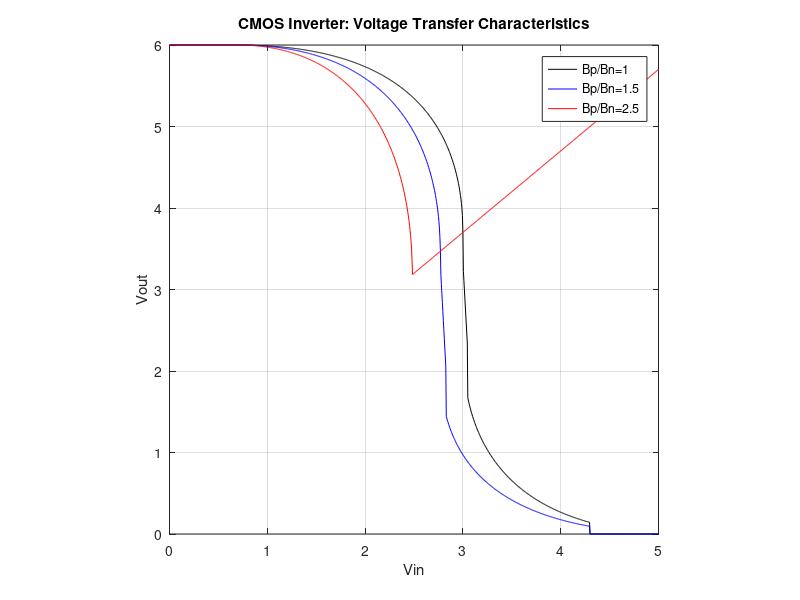

Reproduce this figure in MATLAB.
Vtn=0.7;Vtp=-0.7;
Kn=100;Kp=50;
yp=0.05;yn=0.04;
Vdd=6;
y=zeros(1,5/0.005+1);z=zeros(1,5/0.005+1);m=zeros(1,5/0.005+1);
i=1;j=1;k=1;

for V=(0:0.005:5)
    WLRn=2;WLRp=4;
    Bn=Kn*WLRn;Bp=Kp*WLRp;
    if(V>=0)&&(V<0.7)
        y(i)=Vdd;
    elseif(V>=0.7)&&(V<y(i-1)-0.7)
        y(i)=V+abs(Vtp)+sqrt((Vdd-abs(Vtp)-V)^2-(Bn/Bp)*(V-Vtn)^2);
    elseif(V>=y(i-1)-0.7)&&(V<y(i-1)+0.7)
        y(i)=((Bp*(1+yp*Vdd)*(Vdd-abs(Vtp)-V)^2)-Bn*(V-Vtn)^2)/(Bn*yn*(V-Vtn)^2+Bp*yp*(Vdd-abs(Vtp)-V)^2);
    elseif(V>=y(i-1)+0.7)&&(V<4.3)
        y(i)=V-Vtn-sqrt(abs((V-Vtn)^2-(Bp/Bn)*(Vdd-abs(Vtn)-V)^2));
    elseif(V>=4.3)&&(V<5)
        y(i)=0;
    end
    i=i+1;
end
for V=(0:0.005:5)
    WLRn=3;WLRp=4;
    Bn=Kn*WLRn;Bp=Kp*WLRp;
    if(V>=0)&&(V<0.7)
        z(j)=Vdd;
    elseif(V>=0.7)&&(V<z(j-1)-0.7)
        z(j)=V+abs(Vtp)+sqrt((Vdd-abs(Vtp)-V)^2-(Bn/Bp)*(V-Vtn)^2);
    elseif(V>=z(j-1)-0.7)&&(V<z(j-1)+0.7)
        z(j)=((Bp*(1+yp*Vdd)*(Vdd-abs(Vtp)-V)^2)-Bn*(V-Vtn)^2)/(Bn*yn*(V-Vtn)^2+Bp*yp*(Vdd-abs(Vtp)-V)^2);
    elseif(V>=z(j-1)+0.7)&&(V<4.3)
        z(j)=V-Vtn-sqrt(abs((V-Vtn)^2-(Bp/Bn)*(Vdd-abs(Vtn)-V)^2));
    elseif(V>=4.3)&&(V<5)
        z(j)=0;
    end
    j=j+1;
end
for V=(0:0.005:5)
    WLRn=5;WLRp=4;
    Bn=Kn*WLRn;Bp=Kp*WLRp;
    if(V>=0)&&(V<0.7)
        m(k)=Vdd;
    elseif(V>=0.7)&&(V<m(k-1)-0.7)
        m(k)=V+abs(Vtp)+sqrt((Vdd-abs(Vtp)-V)^2-(Bn/Bp)*(V-Vtn)^2);
    elseif(V>=m(k-1)-0.7)&&(V<m(k-1)+0.7)
        m(k)=((Bp*(1+yp*Vdd)*(Vdd-abs(Vtp)-V)^2)-Bn*(V-Vtn)^2)/(Bn*yn*(V-Vtn)^2+Bp*yp*(Vdd-abs(Vtp)-V)^2);
    elseif(V>=m(k-1)+0.7)&&(V<4.3)
        m(k)=V-Vtn-sqrt(abs((V-Vtn)^2-(Bp/Bn)*(Vdd-abs(Vtn)-V)^2));
    elseif(V>=4.3)&&(V<5)
        m(k)=0;
    end
    k=k+1;
end
plot(0:0.005:5,y,'k',0:0.005:5,z,'b',0:0.005:5,m,'r');
title('CMOS Inverter: Voltage Transfer Characteristics');
xlabel('Vin');ylabel('Vout');
legend('Bp/Bn=1','Bp/Bn=1.5','Bp/Bn=2.5','location','NorthEast');
grid on;
axis square;